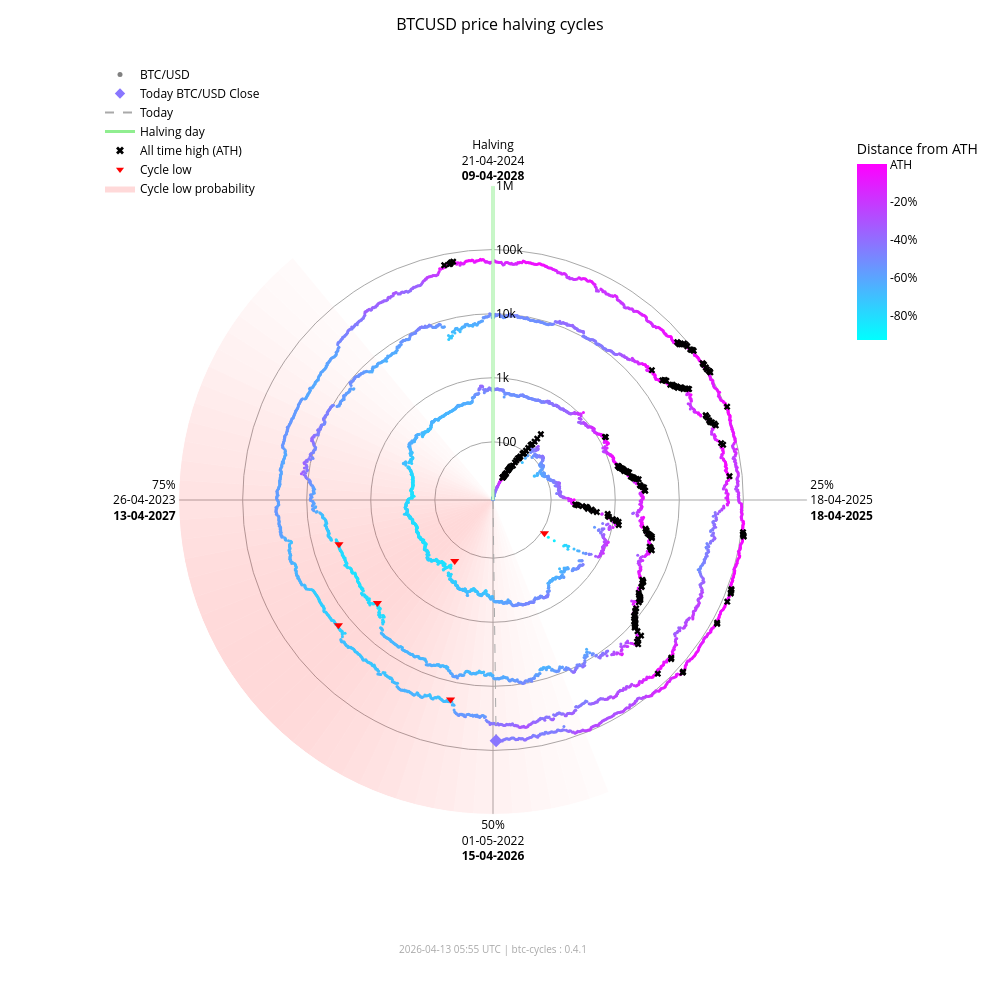

Notebook code for this chart:
### Markdown cell above
### Interactive chart (plotly)

### Code cell
fig_interactive = btc.plot(
    kind="interactive",
    from_date="2012-11-28",
)
# plotly config for interactivity
config = {"scrollZoom": True, "displayModeBar": True}
# display in notebook
fig_interactive.show(config=config)

### Figure 1 — Plotly figure (JSON) as saved in the notebook; plotly's stock layout.template omitted (floating-point values rounded to 4 significant figures; data arrays with more than 128 entries replaced by an {"elided": "..."} marker saying what was removed)
{"data": [{"fill": "toself", "fillcolor": "rgba(255,0,0,0.017168280509461755)", "hoverinfo": "skip", "line": {"width": 0}, "mode": "lines", "r": [12.35, 1000000, 1000000, 12.35, 12.35], "showlegend": false, "theta": [158.4, 158.4, 162.0, 162.0, 158.4], "type": "scatterpolar"}, {"fill": "toself", "fillcolor": "rgba(255,0,0,0.022114794501891175)", "hoverinfo": "skip", "line": {"width": 0}, "mode": "lines", "r": [12.35, 1000000, 1000000, 12.35, 12.35], "showlegend": false, "theta": [162.0, 162.0, 165.6, 165.6, 162.0], "type": "scatterpolar"}, {"fill": "toself", "fillcolor": "rgba(255,0,0,0.02790404259511669)", "hoverinfo": "skip", "line": {"width": 0}, "mode": "lines", "r": [12.35, 1000000, 1000000, 12.35, 12.35], "showlegend": false, "theta": [165.6, 165.6, 169.2, 169.2, 165.6], "type": "scatterpolar"}, {"fill": "toself", "fillcolor": "rgba(255,0,0,0.034518294852420334)", "hoverinfo": "skip", "line": {"width": 0}, "mode": "lines", "r": [12.35, 1000000, 1000000, 12.35, 12.35], "showlegend": false, "theta": [169.2, 169.2, 172.8, 172.8, 169.2], "type": "scatterpolar"}, {"fill": "toself", "fillcolor": "rgba(255,0,0,0.041901979682821514)", "hoverinfo": "skip", "line": {"width": 0}, "mode": "lines", "r": [12.35, 1000000, 1000000, 12.35, 12.35], "showlegend": false, "theta": [172.8, 172.8, 176.4, 176.4, 172.8], "type": "scatterpolar"}, {"fill": "toself", "fillcolor": "rgba(255,0,0,0.04996405861294358)", "hoverinfo": "skip", "line": {"width": 0}, "mode": "lines", "r": [12.35, 1000000, 1000000, 12.35, 12.35], "showlegend": false, "theta": [176.4, 176.4, 180.0, 180.0, 176.4], "type": "scatterpolar"}, {"fill": "toself", "fillcolor": "rgba(255,0,0,0.05858349692240514)", "hoverinfo": "skip", "line": {"width": 0}, "mode": "lines", "r": [12.35, 1000000, 1000000, 12.35, 12.35], "showlegend": false, "theta": [180.0, 180.0, 183.6, 183.6, 180.0], "type": "scatterpolar"}, {"fill": "toself", "fillcolor": "rgba(255,0,0,0.06761662035375064)", "hoverinfo": "skip", "line": {"width": 0}, "mode": "lines", "r": [12.35, 1000000, 1000000, 12.35, 12.35], "showlegend": false, "theta": [183.6, 183.6, 187.2, 187.2, 183.6], "type": "scatterpolar"}, {"fill": "toself", "fillcolor": "rgba(255,0,0,0.07690481219944661)", "hoverinfo": "skip", "line": {"width": 0}, "mode": "lines", "r": [12.35, 1000000, 1000000, 12.35, 12.35], "showlegend": false, "theta": [187.2, 187.2, 190.8, 190.8, 187.2], "type": "scatterpolar"}, {"fill": "toself", "fillcolor": "rgba(255,0,0,0.08628112000611096)", "hoverinfo": "skip", "line": {"width": 0}, "mode": "lines", "r": [12.35, 1000000, 1000000, 12.35, 12.35], "showlegend": false, "theta": [190.8, 190.8, 194.4, 194.4, 190.8], "type": "scatterpolar"}, {"fill": "toself", "fillcolor": "rgba(255,0,0,0.09557490841018089)", "hoverinfo": "skip", "line": {"width": 0}, "mode": "lines", "r": [12.35, 1000000, 1000000, 12.35, 12.35], "showlegend": false, "theta": [194.4, 194.4, 198.0, 198.0, 194.4], "type": "scatterpolar"}, {"fill": "toself", "fillcolor": "rgba(255,0,0,0.10461455782963762)", "hoverinfo": "skip", "line": {"width": 0}, "mode": "lines", "r": [12.35, 1000000, 1000000, 12.35, 12.35], "showlegend": false, "theta": [198.0, 198.0, 201.6, 201.6, 198.0], "type": "scatterpolar"}, {"fill": "toself", "fillcolor": "rgba(255,0,0,0.11322908719652829)", "hoverinfo": "skip", "line": {"width": 0}, "mode": "lines", "r": [12.35, 1000000, 1000000, 12.35, 12.35], "showlegend": false, "theta": [201.6, 201.6, 205.2, 205.2, 201.6], "type": "scatterpolar"}, {"fill": "toself", "fillcolor": "rgba(255,0,0,0.12125015337052986)", "hoverinfo": "skip", "line": {"width": 0}, "mode": "lines", "r": [12.35, 1000000, 1000000, 12.35, 12.35], "showlegend": false, "theta": [205.2, 205.2, 208.8, 208.8, 205.2], "type": "scatterpolar"}, {"fill": "toself", "fillcolor": "rgba(255,0,0,0.12851590515331976)", "hoverinfo": "skip", "line": {"width": 0}, "mode": "lines", "r": [12.35, 1000000, 1000000, 12.35, 12.35], "showlegend": false, "theta": [208.8, 208.8, 212.4, 212.4, 208.8], "type": "scatterpolar"}, {"fill": "toself", "fillcolor": "rgba(255,0,0,0.13487757461161184)", "hoverinfo": "skip", "line": {"width": 0}, "mode": "lines", "r": [12.35, 1000000, 1000000, 12.35, 12.35], "showlegend": false, "theta": [212.4, 212.4, 216.0, 216.0, 212.4], "type": "scatterpolar"}, {"fill": "toself", "fillcolor": "rgba(255,0,0,0.14020862181849592)", "hoverinfo": "skip", "line": {"width": 0}, "mode": "lines", "r": [12.35, 1000000, 1000000, 12.35, 12.35], "showlegend": false, "theta": [216.0, 216.0, 219.6, 219.6, 216.0], "type": "scatterpolar"}, {"fill": "toself", "fillcolor": "rgba(255,0,0,0.14441504950654527)", "hoverinfo": "skip", "line": {"width": 0}, "mode": "lines", "r": [12.35, 1000000, 1000000, 12.35, 12.35], "showlegend": false, "theta": [219.6, 219.6, 223.2, 223.2, 219.6], "type": "scatterpolar"}, {"fill": "toself", "fillcolor": "rgba(255,0,0,0.14744459351271713)", "hoverinfo": "skip", "line": {"width": 0}, "mode": "lines", "r": [12.35, 1000000, 1000000, 12.35, 12.35], "showlegend": false, "theta": [223.2, 223.2, 226.8, 226.8, 223.2], "type": "scatterpolar"}, {"fill": "toself", "fillcolor": "rgba(255,0,0,0.14929223192296423)", "hoverinfo": "skip", "line": {"width": 0}, "mode": "lines", "r": [12.35, 1000000, 1000000, 12.35, 12.35], "showlegend": false, "theta": [226.8, 226.8, 230.4, 230.4, 226.8], "type": "scatterpolar"}, {"fill": "toself", "fillcolor": "rgba(255,0,0,0.15)", "hoverinfo": "skip", "line": {"width": 0}, "mode": "lines", "r": [12.35, 1000000, 1000000, 12.35, 12.35], "showlegend": false, "theta": [230.4, 230.4, 234.0, 234.0, 230.4], "type": "scatterpolar"}, {"fill": "toself", "fillcolor": "rgba(255,0,0,0.14965033825231114)", "hoverinfo": "skip", "line": {"width": 0}, "mode": "lines", "r": [12.35, 1000000, 1000000, 12.35, 12.35], "showlegend": false, "theta": [234.0, 234.0, 237.6, 237.6, 234.0], "type": "scatterpolar"}, {"fill": "toself", "fillcolor": "rgba(255,0,0,0.14835378057909807)", "hoverinfo": "skip", "line": {"width": 0}, "mode": "lines", "r": [12.35, 1000000, 1000000, 12.35, 12.35], "showlegend": false, "theta": [237.6, 237.6, 241.2, 241.2, 237.6], "type": "scatterpolar"}, {"fill": "toself", "fillcolor": "rgba(255,0,0,0.14623322283554635)", "hoverinfo": "skip", "line": {"width": 0}, "mode": "lines", "r": [12.35, 1000000, 1000000, 12.35, 12.35], "showlegend": false, "theta": [241.2, 241.2, 244.8, 244.8, 241.2], "type": "scatterpolar"}, {"fill": "toself", "fillcolor": "rgba(255,0,0,0.1434078538226231)", "hoverinfo": "skip", "line": {"width": 0}, "mode": "lines", "r": [12.35, 1000000, 1000000, 12.35, 12.35], "showlegend": false, "theta": [244.8, 244.8, 248.4, 248.4, 244.8], "type": "scatterpolar"}, {"fill": "toself", "fillcolor": "rgba(255,0,0,0.13997983179373427)", "hoverinfo": "skip", "line": {"width": 0}, "mode": "lines", "r": [12.35, 1000000, 1000000, 12.35, 12.35], "showlegend": false, "theta": [248.4, 248.4, 252.0, 252.0, 248.4], "type": "scatterpolar"}, {"fill": "toself", "fillcolor": "rgba(255,0,0,0.13602598258454268)", "hoverinfo": "skip", "line": {"width": 0}, "mode": "lines", "r": [12.35, 1000000, 1000000, 12.35, 12.35], "showlegend": false, "theta": [252.0, 252.0, 255.6, 255.6, 252.0], "type": "scatterpolar"}, {"fill": "toself", "fillcolor": "rgba(255,0,0,0.13159547355344953)", "hoverinfo": "skip", "line": {"width": 0}, "mode": "lines", "r": [12.35, 1000000, 1000000, 12.35, 12.35], "showlegend": false, "theta": [255.6, 255.6, 259.2, 259.2, 255.6], "type": "scatterpolar"}, {"fill": "toself", "fillcolor": "rgba(255,0,0,0.12671301775492697)", "hoverinfo": "skip", "line": {"width": 0}, "mode": "lines", "r": [12.35, 1000000, 1000000, 12.35, 12.35], "showlegend": false, "theta": [259.2, 259.2, 262.8, 262.8, 259.2], "type": "scatterpolar"}, {"fill": "toself", "fillcolor": "rgba(255,0,0,0.12138610149219965)", "hoverinfo": "skip", "line": {"width": 0}, "mode": "lines", "r": [12.35, 1000000, 1000000, 12.35, 12.35], "showlegend": false, "theta": [262.8, 262.8, 266.4, 266.4, 262.8], "type": "scatterpolar"}, {"fill": "toself", "fillcolor": "rgba(255,0,0,0.1156142551644921)", "hoverinfo": "skip", "line": {"width": 0}, "mode": "lines", "r": [12.35, 1000000, 1000000, 12.35, 12.35], "showlegend": false, "theta": [266.4, 266.4, 270.0, 270.0, 266.4], "type": "scatterpolar"}, {"fill": "toself", "fillcolor": "rgba(255,0,0,0.10939851441251548)", "hoverinfo": "skip", "line": {"width": 0}, "mode": "lines", "r": [12.35, 1000000, 1000000, 12.35, 12.35], "showlegend": false, "theta": [270.0, 270.0, 273.6, 273.6, 270.0], "type": "scatterpolar"}, {"fill": "toself", "fillcolor": "rgba(255,0,0,0.10274974912946185)", "hoverinfo": "skip", "line": {"width": 0}, "mode": "lines", "r": [12.35, 1000000, 1000000, 12.35, 12.35], "showlegend": false, "theta": [273.6, 273.6, 277.2, 277.2, 273.6], "type": "scatterpolar"}, {"fill": "toself", "fillcolor": "rgba(255,0,0,0.09569517349791425)", "hoverinfo": "skip", "line": {"width": 0}, "mode": "lines", "r": [12.35, 1000000, 1000000, 12.35, 12.35], "showlegend": false, "theta": [277.2, 277.2, 280.8, 280.8, 277.2], "type": "scatterpolar"}, {"fill": "toself", "fillcolor": "rgba(255,0,0,0.08828282625646727)", "hoverinfo": "skip", "line": {"width": 0}, "mode": "lines", "r": [12.35, 1000000, 1000000, 12.35, 12.35], "showlegend": false, "theta": [280.8, 280.8, 284.4, 284.4, 280.8], "type": "scatterpolar"}, {"fill": "toself", "fillcolor": "rgba(255,0,0,0.08058400018765345)", "hoverinfo": "skip", "line": {"width": 0}, "mode": "lines", "r": [12.35, 1000000, 1000000, 12.35, 12.35], "showlegend": false, "theta": [284.4, 284.4, 288.0, 288.0, 284.4], "type": "scatterpolar"}, {"fill": "toself", "fillcolor": "rgba(255,0,0,0.07269354608292704)", "hoverinfo": "skip", "line": {"width": 0}, "mode": "lines", "r": [12.35, 1000000, 1000000, 12.35, 12.35], "showlegend": false, "theta": [288.0, 288.0, 291.6, 291.6, 288.0], "type": "scatterpolar"}, {"fill": "toself", "fillcolor": "rgba(255,0,0,0.06472784449068783)", "hoverinfo": "skip", "line": {"width": 0}, "mode": "lines", "r": [12.35, 1000000, 1000000, 12.35, 12.35], "showlegend": false, "theta": [291.6, 291.6, 295.2, 295.2, 291.6], "type": "scatterpolar"}, {"fill": "toself", "fillcolor": "rgba(255,0,0,0.05682021976743955)", "hoverinfo": "skip", "line": {"width": 0}, "mode": "lines", "r": [12.35, 1000000, 1000000, 12.35, 12.35], "showlegend": false, "theta": [295.2, 295.2, 298.8, 298.8, 295.2], "type": "scatterpolar"}, {"fill": "toself", "fillcolor": "rgba(255,0,0,0.04911378436707333)", "hoverinfo": "skip", "line": {"width": 0}, "mode": "lines", "r": [12.35, 1000000, 1000000, 12.35, 12.35], "showlegend": false, "theta": [298.8, 298.8, 302.4, 302.4, 298.8], "type": "scatterpolar"}, {"fill": "toself", "fillcolor": "rgba(255,0,0,0.04175213714896469)", "hoverinfo": "skip", "line": {"width": 0}, "mode": "lines", "r": [12.35, 1000000, 1000000, 12.35, 12.35], "showlegend": false, "theta": [302.4, 302.4, 306.0, 306.0, 302.4], "type": "scatterpolar"}, {"fill": "toself", "fillcolor": "rgba(255,0,0,0.034868865657538876)", "hoverinfo": "skip", "line": {"width": 0}, "mode": "lines", "r": [12.35, 1000000, 1000000, 12.35, 12.35], "showlegend": false, "theta": [306.0, 306.0, 309.6, 309.6, 306.0], "type": "scatterpolar"}, {"fill": "toself", "fillcolor": "rgba(255,0,0,0.02857722515334582)", "hoverinfo": "skip", "line": {"width": 0}, "mode": "lines", "r": [12.35, 1000000, 1000000, 12.35, 12.35], "showlegend": false, "theta": [309.6, 309.6, 313.2, 313.2, 309.6], "type": "scatterpolar"}, {"fill": "toself", "fillcolor": "rgba(255,0,0,0.022961515313555197)", "hoverinfo": "skip", "line": {"width": 0}, "mode": "lines", "r": [12.35, 1000000, 1000000, 12.35, 12.35], "showlegend": false, "theta": [313.2, 313.2, 316.8, 316.8, 313.2], "type": "scatterpolar"}, {"fill": "toself", "fillcolor": "rgba(255,0,0,0.01807146942917362)", "hoverinfo": "skip", "line": {"width": 0}, "mode": "lines", "r": [12.35, 1000000, 1000000, 12.35, 12.35], "showlegend": false, "theta": [316.8, 316.8, 320.4, 320.4, 316.8], "type": "scatterpolar"}, {"hoverinfo": "text", "marker": {"color": {"elided": "4885 str values"}, "size": 3}, "mode": "markers", "r": {"elided": "4885 float values"}, "showlegend": false, "text": {"elided": "4885 str values"}, "theta": {"elided": "4885 float values"}, "type": "scatterpolar"}, {"hoverinfo": "skip", "line": {"color": "lightgreen", "width": 3}, "mode": "lines", "r": [12.35, 1000000], "showlegend": false, "theta": [0, 0], "type": "scatterpolar"}, {"hoverinfo": "skip", "line": {"color": "darkgrey", "dash": "dash", "width": 1}, "mode": "lines", "r": [12.35, 70870.0], "showlegend": false, "theta": [179.3, 179.3], "type": "scatterpolar"}, {"hoverinfo": "text", "marker": {"color": "#8976ff", "size": 10, "symbol": "diamond"}, "mode": "markers", "r": [70870.0], "showlegend": false, "text": ["Today<br>Date: 2026-04-13<br>Price: $70,868.97"], "theta": [179.3], "type": "scatterpolar"}, {"hoverinfo": "text", "marker": {"color": "black", "size": 6, "symbol": "x"}, "mode": "markers", "r": {"elided": "195 float values"}, "showlegend": false, "text": {"elided": "195 str values"}, "theta": {"elided": "195 float values"}, "type": "scatterpolar"}, {"hoverinfo": "text", "marker": {"color": "red", "size": 8, "symbol": "triangle-down"}, "mode": "markers", "r": [111.6, 164.9, 3233.0, 3925.0, 18950.0, 15760.0], "showlegend": false, "text": ["Cycle Low<br>Date: 2014-02-21<br>Price: $111.56<br>ATH distance: -91.0%", "Cycle Low<br>Date: 2015-01-14<br>Price: $164.92<br>ATH distance: -86.7%", "Cycle Low<br>Date: 2018-12-15<br>Price: $3,232.51<br>ATH distance: -83.3%", "Cycle Low<br>Date: 2019-03-25<br>Price: $3,924.55<br>ATH distance: -79.7%", "Cycle Low<br>Date: 2022-06-18<br>Price: $18,954.25<br>ATH distance: -71.9%", "Cycle Low<br>Date: 2022-11-21<br>Price: $15,760.19<br>ATH distance: -76.7%"], "theta": [122.8, 212.1, 228.3, 254.0, 192.0, 231.0], "type": "scatterpolar"}, {"marker": {"color": "grey", "size": 5}, "mode": "markers", "name": "BTC/USD", "r": [null], "theta": [null], "type": "scatterpolar"}, {"marker": {"color": "#8976ff", "size": 8, "symbol": "diamond"}, "mode": "markers", "name": "Today BTC/USD Close", "r": [null], "theta": [null], "type": "scatterpolar"}, {"line": {"color": "darkgrey", "dash": "dash"}, "mode": "lines", "name": "Today", "r": [null], "theta": [null], "type": "scatterpolar"}, {"line": {"color": "lightgreen", "width": 3}, "mode": "lines", "name": "Halving day", "r": [null], "theta": [null], "type": "scatterpolar"}, {"marker": {"color": "black", "size": 7, "symbol": "x"}, "mode": "markers", "name": "All time high (ATH)", "r": [null], "theta": [null], "type": "scatterpolar"}, {"marker": {"color": "red", "size": 7, "symbol": "triangle-down"}, "mode": "markers", "name": "Cycle low", "r": [null], "theta": [null], "type": "scatterpolar"}, {"fill": "toself", "fillcolor": "rgba(255,0,0,0.15)", "line": {"width": 0}, "mode": "lines", "name": "Cycle low probability", "r": [null], "theta": [null], "type": "scatterpolar"}, {"hoverinfo": "skip", "marker": {"cmax": 0, "cmin": -0.9307, "color": [0], "colorbar": {"len": 0.25, "ticktext": ["ATH", "-20%", "-40%", "-60%", "-80%", "-100%"], "tickvals": [0, -0.2, -0.4, -0.6, -0.8, -1.0], "title": {"text": "Distance from ATH"}, "x": 0.95, "y": 0.92, "yanchor": "top"}, "colorscale": {"elided": "256x2 mixed values"}, "showscale": true, "size": 0}, "mode": "markers", "r": [null], "showlegend": false, "theta": [null], "type": "scatterpolar"}], "layout": {"annotations": [{"font": {"color": "darkgrey", "size": 10}, "showarrow": false, "text": "2026-04-13 05:55 UTC | btc-cycles : 0.4.1", "x": 0.5, "xref": "paper", "y": -0.02, "yref": "paper"}], "font": {"color": "black"}, "height": 1000, "legend": {"bgcolor": "rgba(0,0,0,0)", "font": {"color": "black"}, "x": 0.0, "y": 1.0}, "margin": {"b": 60, "l": 100, "r": 80, "t": 60}, "paper_bgcolor": "white", "plot_bgcolor": "white", "polar": {"angularaxis": {"color": "black", "direction": "clockwise", "gridcolor": "darkgrey", "rotation": 90, "ticktext": ["Halving<br>21-04-2024<br><b>09-04-2028</b>", "25%<br>18-04-2025<br><b>18-04-2025</b>", "50%<br>01-05-2022<br><b>15-04-2026</b>", "75%<br>26-04-2023<br><b>13-04-2027</b>"], "tickvals": [0, 90, 180, 270]}, "bgcolor": "white", "domain": {"x": [0.1, 0.9], "y": [0.05, 0.95]}, "radialaxis": {"angle": 90, "color": "black", "gridcolor": "darkgrey", "range": [1.092, 6.0], "tickangle": 90, "ticktext": ["100", "1k", "10k", "100k", "1M"], "tickvals": [100, 1000, 10000, 100000, 1000000], "type": "log"}}, "title": {"font": {"color": "black", "size": 16}, "text": "BTCUSD price halving cycles", "x": 0.5}, "width": 1000}}
